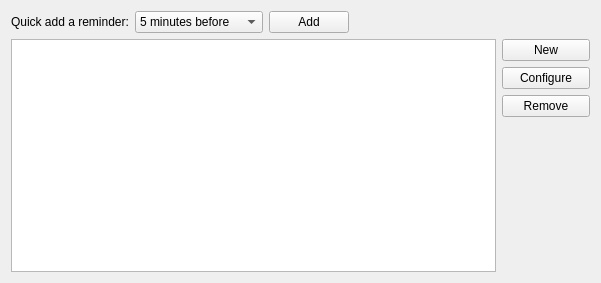
     <widget class="QWidget" name="tab_6">
      <attribute name="title">
       <string>Reminder</string>
      </attribute>
      <layout class="QGridLayout" name="gridLayout_5">
       <item row="0" column="0">
        <widget class="QLabel" name="label_6">
         <property name="sizePolicy">
          <sizepolicy hsizetype="Fixed" vsizetype="Preferred">
           <horstretch>0</horstretch>
           <verstretch>0</verstretch>
          </sizepolicy>
         </property>
         <property name="text">
          <string>Quick add a reminder:</string>
         </property>
        </widget>
       </item>
       <item row="0" column="1">
        <widget class="KComboBox" name="mAlarmPresetCombo">
         <property name="sizePolicy">
          <sizepolicy hsizetype="Fixed" vsizetype="Fixed">
           <horstretch>0</horstretch>
           <verstretch>0</verstretch>
          </sizepolicy>
         </property>
         <item>
          <property name="text">
           <string>5 minutes before</string>
          </property>
         </item>
         <item>
          <property name="text">
           <string>10 minutes before</string>
          </property>
         </item>
         <item>
          <property name="text">
           <string>15 minutes before</string>
          </property>
         </item>
         <item>
          <property name="text">
           <string>30 minutes before</string>
          </property>
         </item>
         <item>
          <property name="text">
           <string>45 minutes before</string>
          </property>
         </item>
         <item>
          <property name="text">
           <string>1 day before</string>
          </property>
         </item>
         <item>
          <property name="text">
           <string>2 days before</string>
          </property>
         </item>
         <item>
          <property name="text">
           <string>5 days before</string>
          </property>
         </item>
         <item>
          <property name="text">
           <string>1 week before</string>
          </property>
         </item>
        </widget>
       </item>
       <item row="0" column="2">
        <widget class="QPushButton" name="mAlarmAddPresetButton">
         <property name="sizePolicy">
          <sizepolicy hsizetype="Fixed" vsizetype="Fixed">
           <horstretch>0</horstretch>
           <verstretch>0</verstretch>
          </sizepolicy>
         </property>
         <property name="text">
          <string>Add</string>
         </property>
        </widget>
       </item>
       <item row="0" column="3">
        <spacer name="horizontalSpacer_3">
         <property name="orientation">
          <enum>Qt::Horizontal</enum>
         </property>
         <property name="sizeHint" stdset="0">
          <size>
           <width>141</width>
           <height>22</height>
          </size>
         </property>
        </spacer>
       </item>
       <item row="2" column="4">
        <widget class="QPushButton" name="mAlarmConfigureButton">
         <property name="text">
          <string>Configure</string>
         </property>
        </widget>
       </item>
       <item row="3" column="4">
        <widget class="QPushButton" name="mAlarmRemoveButton">
         <property name="text">
          <string>Remove</string>
         </property>
        </widget>
       </item>
       <item row="4" column="4">
        <spacer name="verticalSpacer">
         <property name="orientation">
          <enum>Qt::Vertical</enum>
         </property>
         <property name="sizeHint" stdset="0">
          <size>
           <width>88</width>
           <height>155</height>
          </size>
         </property>
        </spacer>
       </item>
       <item row="1" column="4">
        <widget class="QPushButton" name="mAlarmNewButton">
         <property name="text">
          <string>New</string>
         </property>
        </widget>
       </item>
       <item row="1" column="0" rowspan="4" colspan="4">
        <widget class="QListWidget" name="mAlarmList">
         <property name="editTriggers">
          <set>QAbstractItemView::NoEditTriggers</set>
         </property>
        </widget>
       </item>
      </layout>
     </widget>
